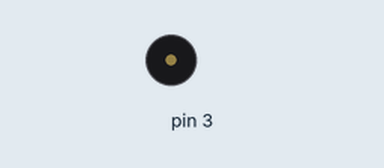
Bench run of a sketch on a simulated Arduino Uno, built with avr-gcc and run on an emulated ATmega328P. On the bench: buzzer (waves = sounding). What the sketch prints to the serial monitor is not drawn.

Above: at 0.06 s.
Timing chart, 0 to 3.0 s (numbered marks = the images above):
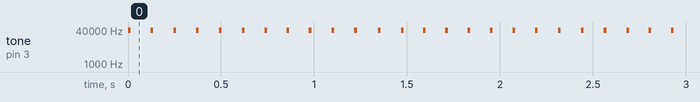

Measured:
- by itself, tone on pin 3: alternates 40000 Hz for 0.01 s and silent for 0.11 s

The sketch:

Tx.ino
```cpp
// (licence header left out)
void setup()
{
    Serial.begin(115200);
    pinMode(3,OUTPUT);
}

void loop()
{
   send("Ultrasonic communication by Zola Lab\n");
   send("Hello World\n\n");
}

void send(String msg)
{
   byte ch;
   unsigned int pos = 0;
   unsigned int sz = msg.length();
   while(pos<sz)
   {
      ch = msg.charAt(pos);
      Serial.print((char)ch);
      //tone(3,40000);
      tone(3,40000);
      delay(10);
      noTone(3);
      for(int i=0;i<8;i++)
      {
         boolean b;
         b = bitRead(ch,7-i);
         if(b)
         {
            //tone(3,40000);
            tone(3,40000);
            delay(2);
         }
         else
         {
            //tone(3,40000);
            tone(3,40000);
            delay(4);
         }
         noTone(3);
         delay(11);
      }
      pos++;
   }
}
```
